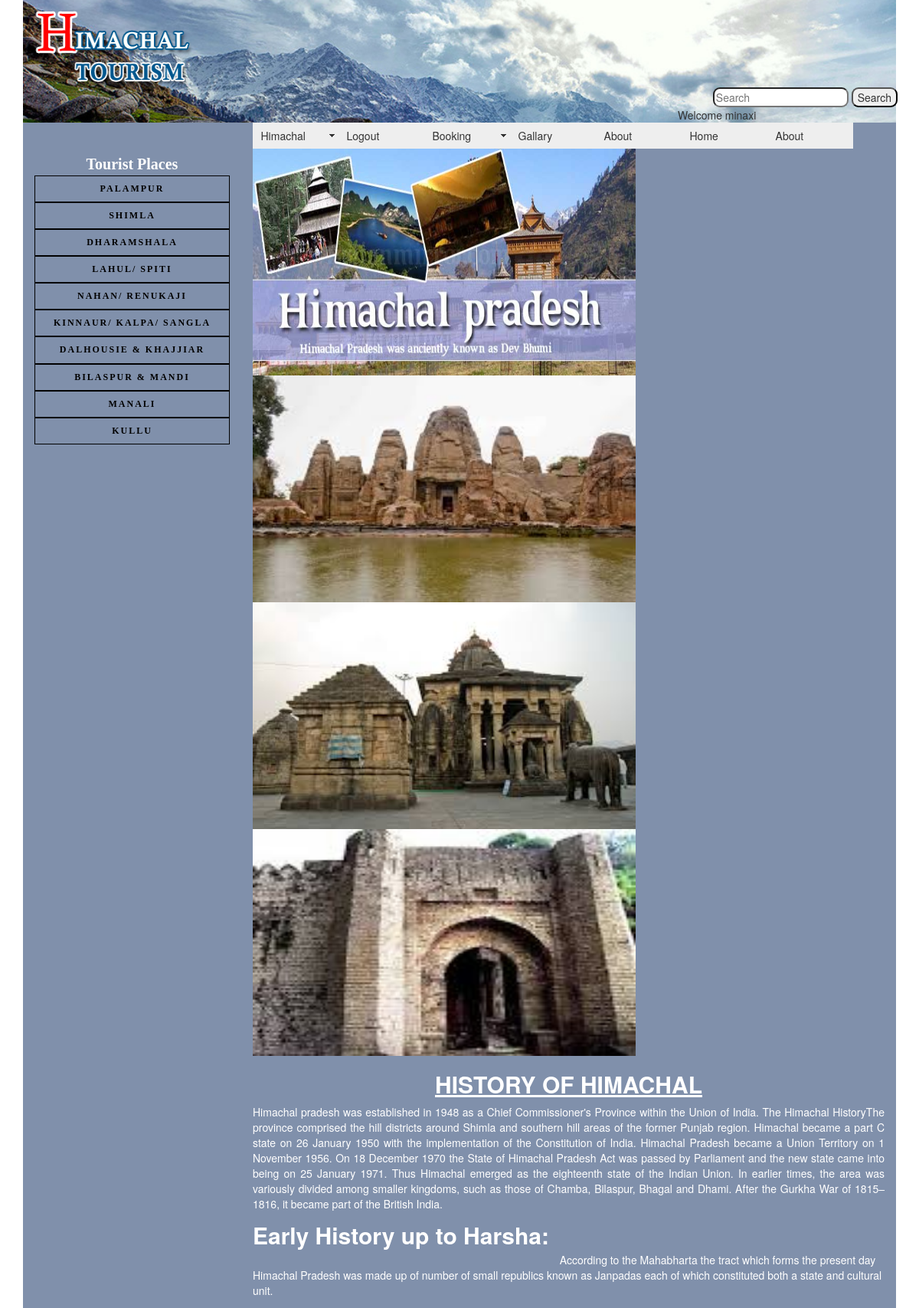
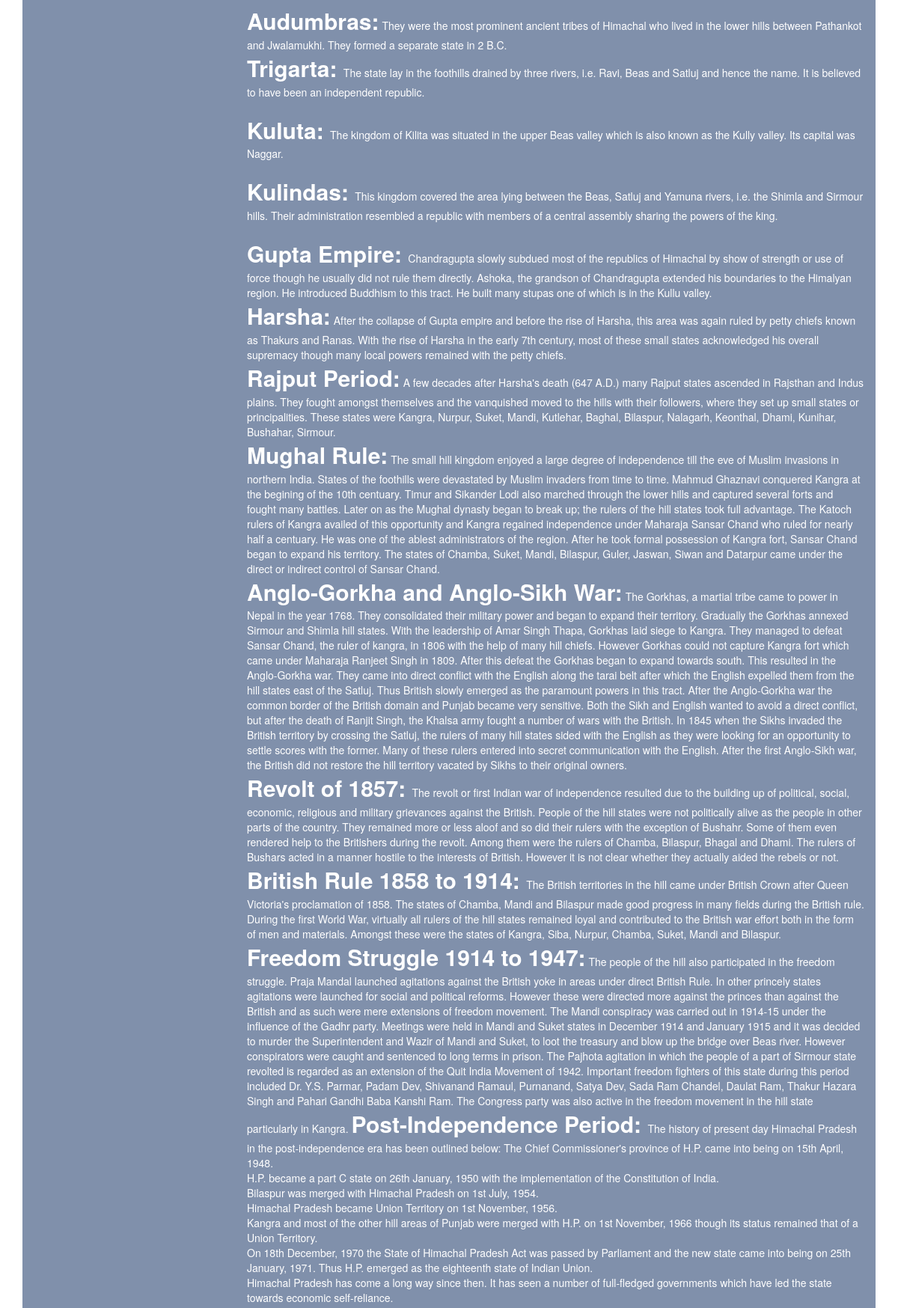
/php/history.php (signed in, upper part), run on the app's committed database (2 pictures, top to bottom).
### tables this page shows
CREATE TABLE `items` (
  `Id` int(100) NOT NULL,
  `list` varchar(200) NOT NULL,
  `list_path` varchar(200) NOT NULL
);

CREATE TABLE `menu_items_tbl` (
  `id` int(200) NOT NULL,
  `items` varchar(250) NOT NULL,
  `items_path` varchar(200) NOT NULL
);

### php/places_list.php (the view, shortened to what this page needs)
 <?php
$con=mysqli_connect("localhost","root","","nav_tbl");
$query="select * from items";
$c=mysqli_query($con,$query);
 while ($row=mysqli_fetch_array($c))
            {
				?>
				<li><a href="<?php  echo $row['list_path'];?>"  style="font-family:Segoe Print;border:solid 1px black;color:black;font-size:12px;padding:8px;letter-spacing:2px;text-transform:uppercase;
				font-weight:600;text-align:center;"><?php  echo $row['list'];?></a></li>
            <?php
			}
            ?>

### php/menulist.php
 <?php
$con=mysqli_connect("localhost","root","","menu_tbl");
$query="select * from menu_items_tbl";
$c=mysqli_query($con,$query);
 while ($row=mysqli_fetch_array($c))
            {
				?>
				<li><a href="<?php echo $row['items_path'];?>"><?php echo $row['items'];?></a></li>
            <?php
			}
            ?>
	</ul>

### css/nav.css (style rules this page uses)
a:link { color:#414958; }

### php/SpryAssets/SpryMenuBarHorizontal.css (style rules this page uses)
ul.MenuBarHorizontal li { margin: 0; padding: 0; list-style-type: none; font-size: 100%; position: relative; text-align: left; cursor: pointer; width: 8em; float: left; }
ul.MenuBarHorizontal a { display: block; cursor: pointer; background-color: #EEE; padding: 0.5em 0.75em; color: #333; text-decoration: none; }

### data on the page
items: list "PALAMPUR"
items: list "SHIMLA"
items: list "DHARAMSHALA"
items: list "LAHUL/ SPITI"
items: list "NAHAN/ RENUKAJI"
items: list "KINNAUR/ KALPA/ SANGLA"
items: list "DALHOUSIE & KHAJJIAR"
items: list "BILASPUR & MANDI"
items: list "MANALI"
items: list "KULLU"
menu_items_tbl: items "Gallary"
menu_items_tbl: items "About"
menu_items_tbl: items "Home"
menu_items_tbl: items "About"

### other printed values
$_SESSION[ 'user'] "minaxi"
